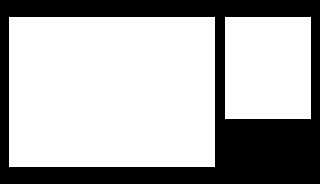

A level layout from a 2D game, rendered from its tile map. Below: a short description, then the map file with its tile-grid data intact:
An orthogonal 40x23 tile map with 8x8 px tiles, 2 tile layers (player_menu, party_menu) and 9 objects (7x menu_option, 2x menu).

<map version="1.2" tiledversion="1.2.4" orientation="orthogonal" renderorder="right-down" width="40" height="23" tilewidth="8" tileheight="8" infinite="0" nextlayerid="13" nextobjectid="13">
 <tileset firstgid="1" source="../ui/menu_tileset.tsx" />
 <layer id="9" name="player_menu" width="40" height="23">
  <data encoding="csv">
0,0,0,0,0,0,0,0,0,0,0,0,0,0,0,0,0,0,0,0,0,0,0,0,0,0,0,0,0,0,0,0,0,0,0,0,0,0,0,0,
0,0,0,0,0,0,0,0,0,0,0,0,0,0,0,0,0,0,0,0,0,0,0,0,0,0,0,0,0,0,0,0,0,0,0,0,0,0,0,0,
0,0,0,0,0,0,0,0,0,0,0,0,0,0,0,0,0,0,0,0,0,0,0,0,0,0,0,0,1,2,2,2,2,2,2,2,2,3,4,0,
0,0,0,0,0,0,0,0,0,0,0,0,0,0,0,0,0,0,0,0,0,0,0,0,0,0,0,0,26,27,27,28,27,28,28,28,28,28,29,0,
0,0,0,0,0,0,0,0,0,0,0,0,0,0,0,0,0,0,0,0,0,0,0,0,0,0,0,0,26,27,28,27,27,27,27,28,53,53,54,0,
0,0,0,0,0,0,0,0,0,0,0,0,0,0,0,0,0,0,0,0,0,0,0,0,0,0,0,0,26,27,28,28,52,52,27,28,52,53,29,0,
0,0,0,0,0,0,0,0,0,0,0,0,0,0,0,0,0,0,0,0,0,0,0,0,0,0,0,0,26,27,28,53,27,27,27,28,52,53,54,0,
0,0,0,0,0,0,0,0,0,0,0,0,0,0,0,0,0,0,0,0,0,0,0,0,0,0,0,0,26,27,28,28,52,27,27,28,52,53,29,0,
0,0,0,0,0,0,0,0,0,0,0,0,0,0,0,0,0,0,0,0,0,0,0,0,0,0,0,0,26,27,28,53,27,28,27,28,52,53,54,0,
0,0,0,0,0,0,0,0,0,0,0,0,0,0,0,0,0,0,0,0,0,0,0,0,0,0,0,0,26,27,28,27,28,28,28,28,52,53,29,0,
0,0,0,0,0,0,0,0,0,0,0,0,0,0,0,0,0,0,0,0,0,0,0,0,0,0,0,0,26,27,28,27,28,53,28,53,52,53,54,0,
0,0,0,0,0,0,0,0,0,0,0,0,0,0,0,0,0,0,0,0,0,0,0,0,0,0,0,0,26,52,27,27,28,27,28,27,52,53,29,0,
0,0,0,0,0,0,0,0,0,0,0,0,0,0,0,0,0,0,0,0,0,0,0,0,0,0,0,0,26,52,27,27,27,28,28,27,52,53,54,0,
0,0,0,0,0,0,0,0,0,0,0,0,0,0,0,0,0,0,0,0,0,0,0,0,0,0,0,0,26,27,27,28,27,28,53,27,52,53,29,0,
0,0,0,0,0,0,0,0,0,0,0,0,0,0,0,0,0,0,0,0,0,0,0,0,0,0,0,0,76,77,78,77,78,77,78,77,77,78,79,0,
0,0,0,0,0,0,0,0,0,0,0,0,0,0,0,0,0,0,0,0,0,0,0,0,0,0,0,0,0,0,0,0,0,0,0,0,0,0,0,0,
0,0,0,0,0,0,0,0,0,0,0,0,0,0,0,0,0,0,0,0,0,0,0,0,0,0,0,0,0,0,0,0,0,0,0,0,0,0,0,0,
0,0,0,0,0,0,0,0,0,0,0,0,0,0,0,0,0,0,0,0,0,0,0,0,0,0,0,0,0,0,0,0,0,0,0,0,0,0,0,0,
0,0,0,0,0,0,0,0,0,0,0,0,0,0,0,0,0,0,0,0,0,0,0,0,0,0,0,0,0,0,0,0,0,0,0,0,0,0,0,0,
0,0,0,0,0,0,0,0,0,0,0,0,0,0,0,0,0,0,0,0,0,0,0,0,0,0,0,0,0,0,0,0,0,0,0,0,0,0,0,0,
0,0,0,0,0,0,0,0,0,0,0,0,0,0,0,0,0,0,0,0,0,0,0,0,0,0,0,0,0,0,0,0,0,0,0,0,0,0,0,0,
0,0,0,0,0,0,0,0,0,0,0,0,0,0,0,0,0,0,0,0,0,0,0,0,0,0,0,0,0,0,0,0,0,0,0,0,0,0,0,0,
0,0,0,0,0,0,0,0,0,0,0,0,0,0,0,0,0,0,0,0,0,0,0,0,0,0,0,0,0,0,0,0,0,0,0,0,0,0,0,0
</data>
 </layer>
 <objectgroup id="2" name="player_menu">
  <object id="1" name="player_menu" type="menu" x="224" y="16" width="88" height="104" />
  <object id="3" name="1" type="menu_option" x="240" y="20" width="64" height="16">
   <properties>
    <property name="displayText" value="Party" />
    <property name="opensToMenu" value="party_menu" />
   </properties>
  </object>
  <object id="5" name="2" type="menu_option" x="240" y="36" width="64" height="16">
   <properties>
    <property name="displayText" value="Items" />
   </properties>
  </object>
  <object id="6" name="3" type="menu_option" x="240" y="52" width="64" height="16">
   <properties>
    <property name="displayText" value="Skills" />
   </properties>
  </object>
  <object id="7" name="4" type="menu_option" x="240" y="68" width="64" height="16">
   <properties>
    <property name="displayText" value="Options" />
   </properties>
  </object>
  <object id="8" name="5" type="menu_option" x="240" y="84" width="64" height="16">
   <properties>
    <property name="displayText" value="Save" />
   </properties>
  </object>
  <object id="9" name="6" type="menu_option" x="240" y="100" width="64" height="16">
   <properties>
    <property name="displayText" value="Exit" />
   </properties>
  </object>
 </objectgroup>
 <layer id="12" name="party_menu" width="40" height="23">
  <data encoding="csv">
0,0,0,0,0,0,0,0,0,0,0,0,0,0,0,0,0,0,0,0,0,0,0,0,0,0,0,0,0,0,0,0,0,0,0,0,0,0,0,0,
0,0,0,0,0,0,0,0,0,0,0,0,0,0,0,0,0,0,0,0,0,0,0,0,0,0,0,0,0,0,0,0,0,0,0,0,0,0,0,0,
0,1,2,2,2,2,2,2,2,2,2,2,2,2,2,2,2,2,2,2,2,2,2,2,2,3,4,0,0,0,0,0,0,0,0,0,0,0,0,0,
0,26,27,27,27,27,27,27,27,27,27,27,27,27,27,27,27,27,27,27,27,27,27,27,27,28,29,0,0,0,0,0,0,0,0,0,0,0,0,0,
0,51,52,27,27,27,27,27,28,52,27,52,52,52,52,52,27,27,27,27,27,27,27,27,27,28,54,0,0,0,0,0,0,0,0,0,0,0,0,0,
0,26,52,27,27,52,52,27,27,28,28,52,52,52,52,52,27,27,27,27,27,27,27,27,27,28,29,0,0,0,0,0,0,0,0,0,0,0,0,0,
0,51,27,52,52,53,28,52,52,53,28,27,27,27,27,27,27,27,27,27,27,27,27,27,27,28,54,0,0,0,0,0,0,0,0,0,0,0,0,0,
0,26,52,52,53,53,28,52,53,53,53,52,52,52,52,52,27,27,27,27,27,27,27,27,27,28,29,0,0,0,0,0,0,0,0,0,0,0,0,0,
0,51,52,53,52,53,53,52,53,28,28,52,52,52,52,52,27,27,27,27,27,27,27,27,27,28,54,0,0,0,0,0,0,0,0,0,0,0,0,0,
0,26,27,27,27,27,27,27,27,27,27,27,27,27,27,27,27,27,28,27,27,27,27,27,27,28,29,0,0,0,0,0,0,0,0,0,0,0,0,0,
0,51,52,52,52,52,52,52,52,27,27,27,27,27,27,27,27,27,28,27,27,27,27,27,27,28,54,0,0,0,0,0,0,0,0,0,0,0,0,0,
0,26,52,52,52,52,52,52,52,52,27,27,27,27,27,28,52,27,28,27,27,27,27,27,27,28,29,0,0,0,0,0,0,0,0,0,0,0,0,0,
0,51,27,27,27,27,27,27,27,52,27,27,52,52,27,27,28,28,28,27,27,27,27,27,27,28,54,0,0,0,0,0,0,0,0,0,0,0,0,0,
0,26,52,52,52,52,52,52,52,27,52,52,53,28,52,52,53,28,28,28,28,28,28,28,28,28,29,0,0,0,0,0,0,0,0,0,0,0,0,0,
0,51,52,52,52,52,52,52,52,52,52,53,53,28,52,53,53,53,28,28,28,28,28,28,28,28,54,0,0,0,0,0,0,0,0,0,0,0,0,0,
0,26,52,52,52,52,52,52,52,52,53,52,53,53,52,53,28,28,28,28,28,28,28,28,28,28,29,0,0,0,0,0,0,0,0,0,0,0,0,0,
0,51,52,53,53,53,53,53,53,52,53,53,53,53,53,53,53,53,53,28,28,28,28,28,28,28,54,0,0,0,0,0,0,0,0,0,0,0,0,0,
0,26,52,53,53,53,53,53,53,53,53,53,28,28,28,28,28,28,28,28,28,28,28,28,28,28,29,0,0,0,0,0,0,0,0,0,0,0,0,0,
0,26,52,53,53,53,53,53,53,53,53,53,28,28,28,28,28,28,28,28,28,28,28,28,28,28,29,0,0,0,0,0,0,0,0,0,0,0,0,0,
0,51,52,53,53,53,53,53,53,53,53,53,53,53,53,53,53,53,53,53,53,53,53,53,53,53,54,0,0,0,0,0,0,0,0,0,0,0,0,0,
0,76,77,78,77,78,77,78,77,78,77,78,77,78,77,78,77,78,77,78,77,78,77,78,77,78,79,0,0,0,0,0,0,0,0,0,0,0,0,0,
0,0,0,0,0,0,0,0,0,0,0,0,0,0,0,0,0,0,0,0,0,0,0,0,0,0,0,0,0,0,0,0,0,0,0,0,0,0,0,0,
0,0,0,0,0,0,0,0,0,0,0,0,0,0,0,0,0,0,0,0,0,0,0,0,0,0,0,0,0,0,0,0,0,0,0,0,0,0,0,0
</data>
 </layer>
 <objectgroup id="10" name="party_menu">
  <object id="12" name="party_menu" type="menu" x="8" y="16" width="208" height="152" />
  <object id="3" name="1" type="menu_option" x="24" y="24" width="176" height="16">
   <properties>
    <property name="isBaseMenuOption" type="bool" value="true" />
   </properties>
  </object>
 </objectgroup>
</map>
